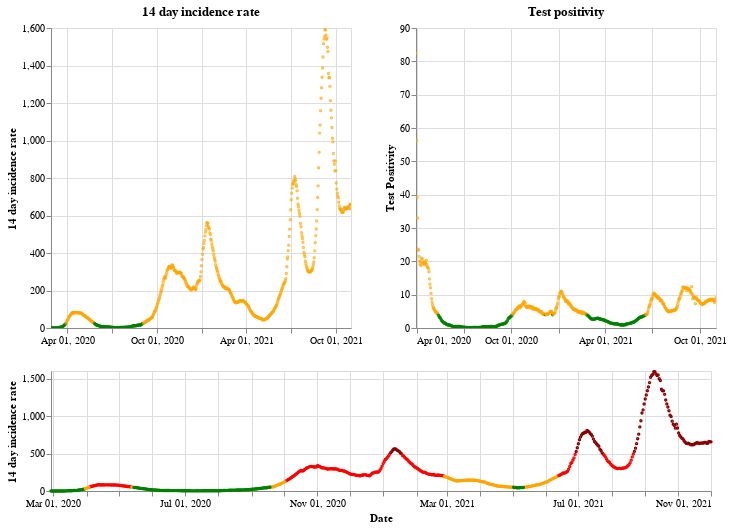

Notebook code cell kept with this figure:
### Markdown cell above
## Scotland

### Code cell
plot_traffic_light('Scotland')

### Figure 1 — Vega-Lite specification as saved in the notebook (floating-point values rounded to 4 significant figures; data arrays with more than 128 entries replaced by an {"elided": "..."} marker saying what was removed)
{"config": {"view": {"continuousWidth": 400, "continuousHeight": 300}}, "vconcat": [{"hconcat": [{"mark": {"type": "point", "size": 2}, "encoding": {"color": {"condition": {"value": "green", "test": "(datum.twoWeeklyCasesRate <= 25)"}, "value": "orange"}, "tooltip": [{"type": "nominal", "field": "areaName"}, {"type": "temporal", "field": "date"}, {"type": "quantitative", "field": "twoWeeklyCasesRate"}, {"type": "quantitative", "field": "testPositivity"}], "x": {"type": "temporal", "axis": {"title": ""}, "field": "date", "scale": {"domain": {"selection": "DateBrush"}}, "timeUnit": "yearmonthdate"}, "y": {"type": "quantitative", "axis": {"title": "14 day incidence rate"}, "field": "twoWeeklyCasesRate"}}, "title": "14 day incidence rate", "width": 300}, {"mark": {"type": "point", "size": 2}, "encoding": {"color": {"condition": {"value": "green", "test": "(datum.testPositivity <= 4)"}, "value": "orange"}, "tooltip": [{"type": "nominal", "field": "areaName"}, {"type": "temporal", "field": "date"}, {"type": "quantitative", "field": "twoWeeklyCasesRate"}, {"type": "quantitative", "field": "testPositivity"}], "x": {"type": "temporal", "axis": {"title": ""}, "field": "date", "scale": {"domain": {"selection": "DateBrush"}}, "timeUnit": "yearmonthdate"}, "y": {"type": "quantitative", "axis": {"title": "Test Positivity"}, "field": "testPositivity"}}, "title": "Test positivity", "width": 300}]}, {"layer": [{"mark": {"type": "point", "size": 2}, "encoding": {"color": {"condition": {"value": "orange", "test": "(((datum.testPositivity < 4) && (datum.twoWeeklyCasesRate >= 50)) && (datum.twoWeeklyCasesRate < 200))"}, "value": "red"}, "opacity": {"condition": {"value": 1, "test": "((datum.twoWeeklyCasesRate >= 50) && (datum.twoWeeklyCasesRate < 500))"}, "value": 0}, "tooltip": [{"type": "nominal", "field": "areaName"}, {"type": "temporal", "field": "date"}, {"type": "quantitative", "field": "twoWeeklyCasesRate"}, {"type": "quantitative", "field": "testPositivity"}], "x": {"type": "temporal", "axis": {"title": "Date"}, "field": "date", "timeUnit": "yearmonthdate"}, "y": {"type": "quantitative", "axis": {"title": "14 day incidence rate"}, "field": "twoWeeklyCasesRate"}}, "selection": {"DateBrush": {"type": "interval", "encodings": ["x"], "fields": ["Time"]}}}, {"mark": {"type": "point", "size": 2}, "encoding": {"color": {"value": "darkred"}, "opacity": {"condition": {"value": 1, "test": "(datum.twoWeeklyCasesRate >= 500)"}, "value": 0}, "tooltip": [{"type": "nominal", "field": "areaName"}, {"type": "temporal", "field": "date"}, {"type": "quantitative", "field": "twoWeeklyCasesRate"}, {"type": "quantitative", "field": "testPositivity"}], "x": {"type": "temporal", "axis": {"title": "Date"}, "field": "date", "timeUnit": "yearmonthdate"}, "y": {"type": "quantitative", "axis": {"title": "14 day incidence rate"}, "field": "twoWeeklyCasesRate"}}}, {"mark": {"type": "point", "size": 2}, "encoding": {"color": {"condition": {"value": "green", "test": "((datum.testPositivity < 4) && (datum.twoWeeklyCasesRate < 50))"}, "value": "orange"}, "opacity": {"condition": {"value": 1, "test": "(datum.twoWeeklyCasesRate < 50)"}, "value": 0}, "tooltip": [{"type": "nominal", "field": "areaName"}, {"type": "temporal", "field": "date"}, {"type": "quantitative", "field": "twoWeeklyCasesRate"}, {"type": "quantitative", "field": "testPositivity"}], "x": {"type": "temporal", "axis": {"title": "Date"}, "field": "date", "timeUnit": "yearmonthdate"}, "y": {"type": "quantitative", "axis": {"title": "14 day incidence rate"}, "field": "twoWeeklyCasesRate"}}}], "height": 120, "width": 660}], "data": {"name": "data-7dbb362f285bfb34a84b8f119f6d143e"}, "$schema": "https://vega.github.io/schema/vega-lite/v4.8.1.json", "datasets": {"data-7dbb362f285bfb34a84b8f119f6d143e": {"elided": "613 records"}}}
